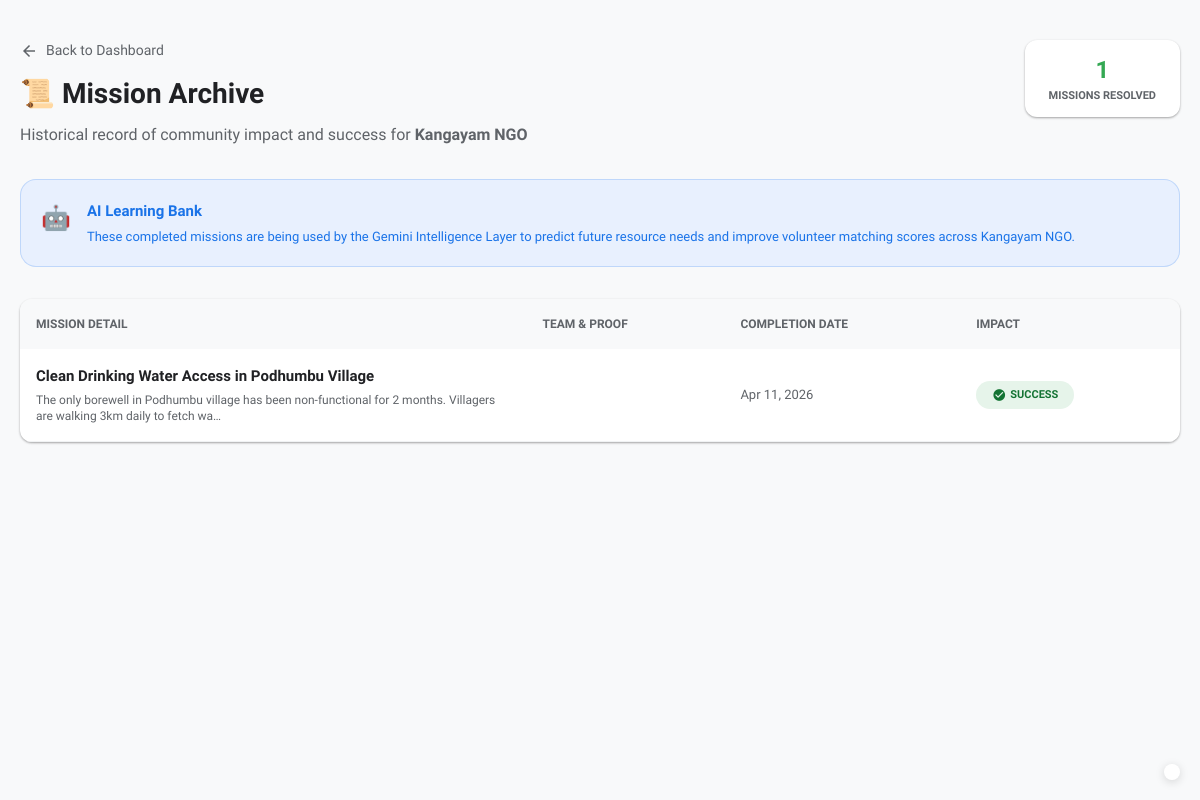
The app's page /needs/history/ (signed in) with its own data.
### core/models.py (models this page shows, shortened)
class NGO(models.Model):
    name = models.CharField(max_length=200, default='')
    description = models.TextField(blank=True, default='')
    city = models.CharField(max_length=100, default='')
    state = models.CharField(max_length=100, default='')
    address = models.TextField(blank=True, default='')
    email = models.EmailField(unique=True, blank=True, default='')
    phone = models.CharField(max_length=15, blank=True, default='')
    latitude = models.FloatField(null=True, blank=True)
    longitude = models.FloatField(null=True, blank=True)
    is_approved = models.BooleanField(default=False)
    created_at = models.DateTimeField(auto_now_add=True)

class NeedReport(models.Model):
    CATEGORY_CHOICES = [
        ('health', '🏥 Health & Medical'),
        ('education', '🎓 Education'),
        ('food', '🍱 Food & Nutrition'),
        ('infrastructure', '🏗️ Infrastructure'),
        ('sanitation', '🚿 Sanitation & Water'),
        ('elderly', '👵 Elderly & Disabled Care'),
        ('other', '📌 Other'),
    ]
    STATUS_CHOICES = [
        ('pending', 'Pending'),
        ('in_progress', 'In Progress'),
        ('awaiting_verification', 'Awaiting Verification'),
        ('resolved', 'Resolved'),
    ]
    URGENCY_CHOICES = [
        ('high', '🔴 High'),
        ('medium', '🟡 Medium'),
        ('low', '🟢 Low'),
        ('unscored', 'Not Scored Yet'),
    ]
    SOURCE_CHOICES = [
        ('digital', 'Digital Submission'),
        ('digitized', 'Digitized Document'),
        ('public', 'Public Report'),
    ]
    title = models.CharField(max_length=200)
    description = models.TextField()
    category = models.CharField(max_length=50, choices=CATEGORY_CHOICES)
    status = models.CharField(max_length=30, choices=STATUS_CHOICES, default='pending')
    urgency = models.CharField(max_length=20, choices=URGENCY_CHOICES, default='unscored')
    ai_recommendation = models.TextField(blank=True, default='')
    ai_scored = models.BooleanField(default=False)
    location_name = models.CharField(max_length=200)
    latitude = models.FloatField(null=True, blank=True)
    longitude = models.FloatField(null=True, blank=True)
    photo = models.ImageField(upload_to='needs/', blank=True, null=True)
    source = models.CharField(max_length=20, choices=SOURCE_CHOICES, default='digital')
    submitted_by = models.ForeignKey(
        User,
        on_delete=models.SET_NULL,
        null=True,
        blank=True,
        related_name='submitted_needs'
    )
    ngo = models.ForeignKey(
        NGO,
        on_delete=models.SET_NULL,
        null=True,
        blank=True,
        related_name='needs'
    )
    created_at = models.DateTimeField(auto_now_add=True)
    updated_at = models.DateTimeField(auto_now=True)
    class Meta:
        ordering = ['-created_at']

### core/views.py (the view)
# urls.py: path('needs/history/', views.mission_history, name='mission_history'),
@login_required
def mission_history(request):
    if not request.user.is_ngo_manager() and not request.user.is_superuser:
        return redirect('dashboard')
    ngo = request.user.ngo
    history = NeedReport.objects.filter(ngo=ngo, status='resolved').order_by('-updated_at')
    return render(request, 'dashboard/history.html', {
        'history': history,
        'ngo': ngo
    })

### core/context_processors.py (called while the page is built)
def google_maps_key(request):
    return {
        'GOOGLE_MAPS_API_KEY': settings.GOOGLE_MAPS_API_KEY
    }

### core/models.py (called while the page is built)
    def is_ngo_manager(self):
        return self.role == Role.NGO_MANAGER

### core/templates/dashboard/history.html (shortened to what this page needs)
{% extends 'base.html' %}
{% block content %}
<div style="min-height:100vh; background:#f8f9fa; padding: 40px 20px;">
    <div style="max-width: 1200px; margin: 0 auto;">
        <div style="display: flex; justify-content: space-between; align-items: flex-start; margin-bottom: 32px;">
            <div>
                <a href="{% url 'manager_dashboard' %}" style="display: flex; align-items: center; gap: 8px; color: var(--text-secondary); text-decoration: none; font-size: 14px; margin-bottom: 12px; font-weight: 500;">
                    <span class="material-icons" style="font-size: 18px;">arrow_back</span> Back to Dashboard
                </a>
                <h1 style="font-size: 28px; font-weight: 700; color: var(--text-primary); margin-bottom: 8px;">📜 Mission Archive</h1>
                <p style="color: var(--text-secondary); font-size: 16px;">Historical record of community impact and success for <strong>{{ ngo.name }}</strong></p>
            </div>
            <div style="background: white; padding: 12px 24px; border-radius: 12px; box-shadow: var(--shadow); text-align: center;">
                <p style="font-size: 24px; font-weight: 700; color: var(--primary-green); margin: 0;">{{ history.count }}</p>
                <p style="font-size: 11px; font-weight: 700; color: var(--text-secondary); text-transform: uppercase;">Missions Resolved</p>
            </div>
        </div>
        <div style="background: #e8f0fe; padding: 20px; border-radius: 16px; margin-bottom: 32px; border: 1px solid rgba(26,115,232,0.2); display: flex; align-items: flex-start; gap: 16px;">
            <span style="font-size: 24px;">🤖</span>
            <div>
                <p style="color: #1a73e8; font-weight: 700; font-size: 15px; margin-bottom: 4px;">AI Learning Bank</p>
                <p style="color: #1a73e8; font-size: 13px; line-height: 1.5; margin: 0;">
                    These completed missions are being used by the Gemini Intelligence Layer to predict future resource needs and improve volunteer matching scores across {{ ngo.name }}.
                </p>
            </div>
        </div>
        <div class="card" style="padding: 0; overflow: hidden;">
            <table style="width: 100%; border-collapse: collapse;">
                <thead style="background: #f8f9fa;">
                    <tr>
                        <th style="padding: 16px; text-align: left; font-size: 12px; font-weight: 700; color: var(--text-secondary); text-transform: uppercase;">Mission Detail</th>
                        <th style="padding: 16px; text-align: left; font-size: 12px; font-weight: 700; color: var(--text-secondary); text-transform: uppercase;">Team & Proof</th>
                        <th style="padding: 16px; text-align: left; font-size: 12px; font-weight: 700; color: var(--text-secondary); text-transform: uppercase;">Completion Date</th>
                        <th style="padding: 16px; text-align: left; font-size: 12px; font-weight: 700; color: var(--text-secondary); text-transform: uppercase;">Impact</th>
                    </tr>
                </thead>
                <tbody>
                    {% for need in history %}
                    <tr style="border-bottom: 1px solid #f1f3f4; transition: background 0.2s;" onmouseover="this.style.background='#fcfdfe'" onmouseout="this.style.background='transparent'">
                        <td style="padding: 16px; max-width: 300px;">
                            <p style="font-size: 15px; font-weight: 700; color: var(--text-primary); margin-bottom: 4px;">{{ need.title }}</p>
                            <p style="font-size: 12px; color: var(--text-secondary); line-height: 1.4;">{{ need.description|truncatechars:120 }}</p>
                        </td>
                        <td style="padding: 16px;">
                        </td>
                        <td style="padding: 16px; font-size: 13px; color: var(--text-secondary);">
                            {{ need.updated_at|date:"M d, Y" }}
                        </td>
                        <td style="padding: 16px;">
                            <span style="background: #e6f4ea; color: #137333; padding: 6px 16px; border-radius: 20px; font-size: 11px; font-weight: 700; display: inline-flex; align-items: center; gap: 4px;">
                                <span class="material-icons" style="font-size: 14px;">check_circle</span> SUCCESS
                            </span>
                        </td>
                    </tr>
                    {% endfor %}
                </tbody>
            </table>
        </div>
    </div>
</div>
{% endblock %}

### core/templates/base.html (style rules this page uses)
:root { --primary-blue: #1a73e8; --primary-red: #ea4335; --primary-yellow: #fbbc04; --primary-green: #34a853; --surface: #ffffff; --background: #f8f9fa; --text-primary: #202124; --text-secondary: #5f6368; --shadow: 0 1px 3px rgba(0,0,0,0.12), 0 1px 2px rgba(0,0,0,0.24); --shadow-hover: 0 10px 20px rgba(0,0,0,0.19), 0 6px 6px rgba(0,0,0,0.23); }
* { margin: 0; padding: 0; box-sizing: border-box; }
body { font-family: 'Google Sans', 'Roboto', sans-serif; background: var(--background); color: var(--text-primary); line-height: 1.5; -webkit-font-smoothing: antialiased; }
.card { background: var(--surface); border-radius: 12px; padding: 24px; box-shadow: var(--shadow); transition: box-shadow 0.3s cubic-bezier(0.4, 0, 0.2, 1); }

### records on screen
NGO: name "Kangayam NGO"
NeedReport: title "Clean Drinking Water Access in Podhumbu Village", description "The only borewell in Podhumbu village has been non-functional for 2 months. Villagers are walking 3km daily to fetch wa…", updated_at "Apr 11, 2026"

### other values on screen
{{ history.count }} "1"
